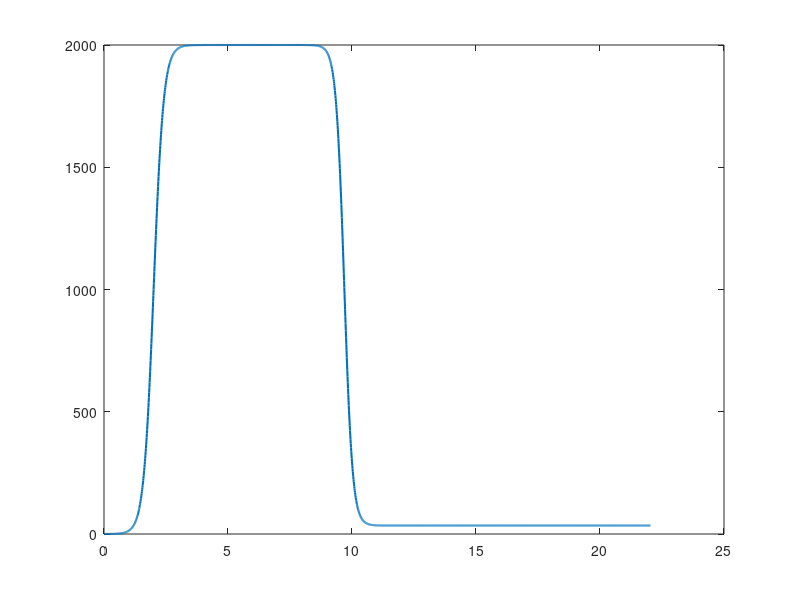
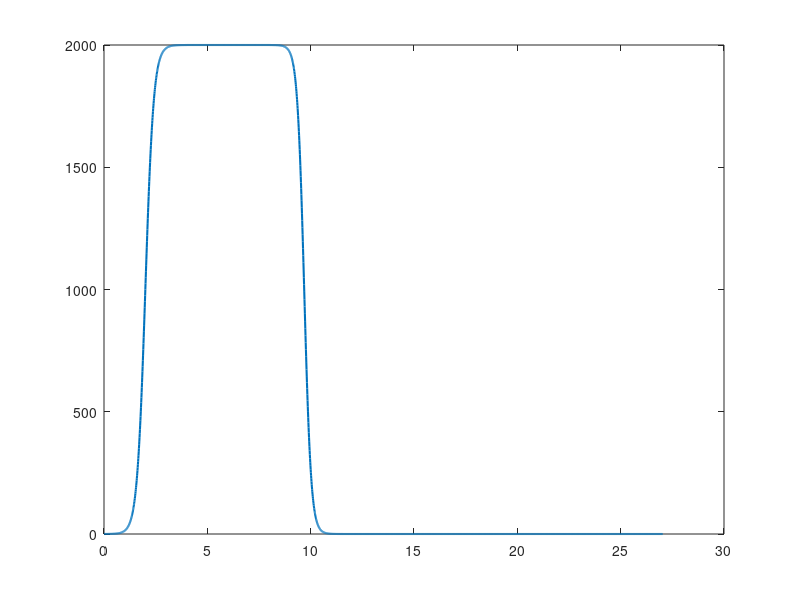
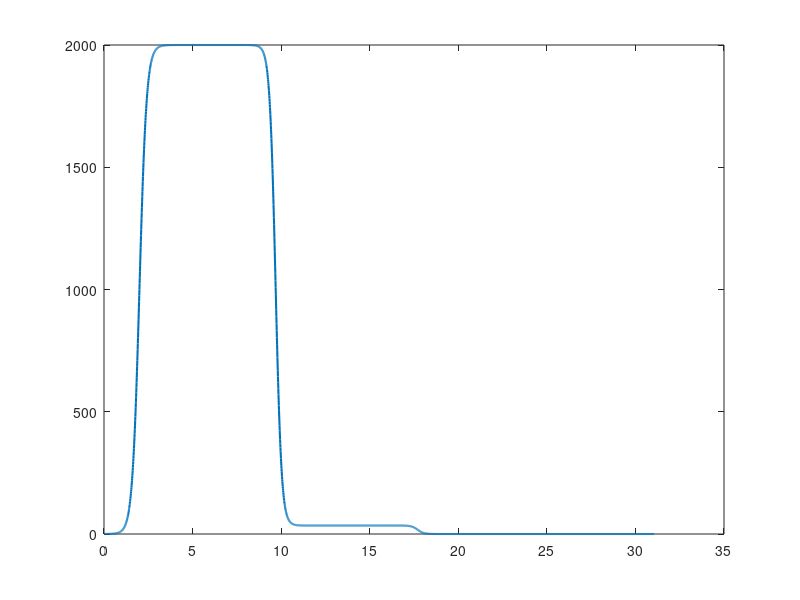
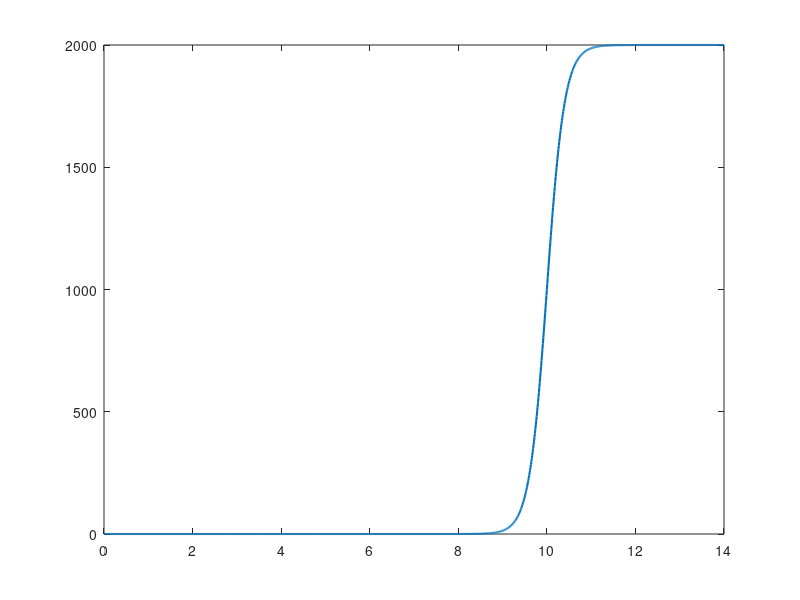

Write the MATLAB code that produced these figures, in order.
% input in the system == the torque delivered to the wheels
% it is assumed that the vehicle has an ICE and the gearbox is
% positioned in the second gear, therefore giving a transmission ratio
% of around 12, whereas the max torque delivered by the engine is ~170Nm

% the inputs are modeled with the Sigmoid function, with slight
% mathematical modifications in order to fit the needs

max_torque = 2000; % [Nm] - max torque delivered to the wheels
target_torque = 34.6; % [Nm]

step = 0.01;
t_seg = 0:step:4;

chosen_input = 1; % which input should the simulation be run with (1-5)

% input 1: increasing the torque from 0 to 2000 and then descreasing it 
% to 34.6Nm, sufficient torque for keeping a constant velocity
sig_asc_input1 = max_torque.*(1./(1+exp(-5.*t_seg+10)));

const_input1 = zeros(1,401);
for i = 1:401
    const_input1(i) = max_torque;
end;

sig_desc_input1 = max_torque.*(-(1 - (target_torque / max_torque))./(1+exp(-6.*t_seg+10)) + 1);

const2_input1 = zeros(1,1001);

for i = 1:1001
    const2_input1(i) = target_torque;
end;

input1 = [sig_asc_input1 const_input1 sig_desc_input1 const2_input1];

t_sim = 0:step:22.03;

figure;
plot(t_sim,input1,'LineWidth', 1.5);


% input 2: increasing the torque from 0 to 2000, 
% keeping it constant, and then descreasing it back to 0
sig_desc_input2 = max_torque.*(-1./(1+exp(-6.*t_seg+10)) + 1);
const2_input2 = zeros(1,1501);
t_sim2 = 0:step:27.03;

input2 = [sig_asc_input1 const_input1 sig_desc_input2 const2_input2];

figure;
plot(t_sim2,input2,'LineWidth', 1.5);


% input 3: 0 -> 2000 -> const(2000) -> 34.6 -> const(34.6) -> 0
const1_input3 = zeros(1,401);
for i = 1:401
    const1_input3(i) = target_torque;
end;

const2_input3 = zeros(1,1101);

sig_desc2_input3 = target_torque.*(-1./(1+exp(-6.*t_seg+10)) + 1);

t_sim3 = 0:step:31.05;

input3 = [sig_asc_input1 const_input1 sig_desc_input1...
    const1_input3 sig_desc2_input3 const2_input3];

figure;
plot(t_sim3,input3,'LineWidth', 1.5);


% input 4: 8 seconds deceleration (inertia) from velocity 60km/h
% (16.67m/s), then increasing the torque to 1000 Nm
const1_input4 = zeros(1,800);
const2_input4 = zeros(1,200);
for i = 1:200
    const2_input4(i) = max_torque;
end;

t_sim4 = 0:step:14;
input4 = [const1_input4 sig_asc_input1 const2_input4];

figure;
plot(t_sim4,input4,'LineWidth', 1.5);


% input 5: 0 -> 2000 -> 34.6 -> 2000 -> 0
sig_desc2_input5 = max_torque.*(-1./(1+exp(-6.*t_seg+10)) + 1);
const_input5 = zeros(1,401);
for i = 1:401
    const_input5(i) = max_torque;
end;
const2_input5 = zeros(1,401);
for i = 1:401
    const2_input5(i) = target_torque;
end;
sig_asc2_input5 = ((max_torque-target_torque)./(1+exp(-5.*t_seg+10)))+target_torque;
const3_input5 = zeros(1,400);

input5 = [sig_asc_input1 const_input1 sig_desc_input1 const2_input5 ...
         sig_asc2_input5 const_input5 sig_desc2_input5 const3_input5];

t_sim5 = 0:step:32.06;

figure;
plot(t_sim5,input5,'LineWidth', 1.5);


switch chosen_input
    case 1
        chosen_input_T = input1;
        chosen_input_t = t_sim;
        v0_sim = 0; % [m/s] - initial vehicle velocity in the Simulink model
        time = 22; % time of simulation
    case 2
        chosen_input_T = input2;
        chosen_input_t = t_sim2; 
        v0_sim = 0; % [m/s] - initial vehicle velocity in the Simulink model
        time = 27; % time of simulation
    case 3
        chosen_input_T = input3;
        chosen_input_t = t_sim3;
        v0_sim = 0; % [m/s] - initial vehicle velocity in the Simulink model
        time = 31; % time of simulation
    case 4
        chosen_input_T = input4;
        chosen_input_t = t_sim4;
        v0_sim = 16.67; % [m/s] - initial vehicle velocity in the Simulink model
        time = 14; % time of simulation
    case 5
        chosen_input_T = input5;
        chosen_input_t = t_sim5;
        v0_sim = 16.67; % [m/s] - initial vehicle velocity in the Simulink model
        time = 32; % time of simulation
end
        
